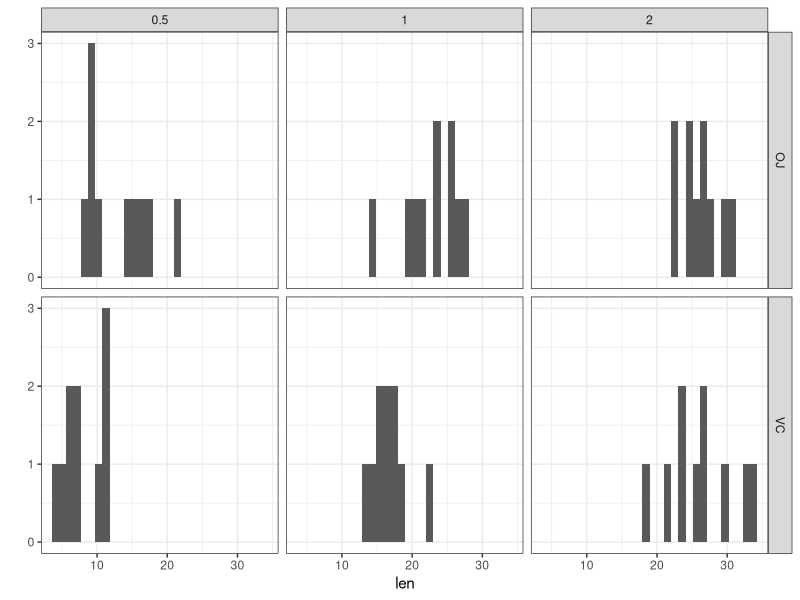
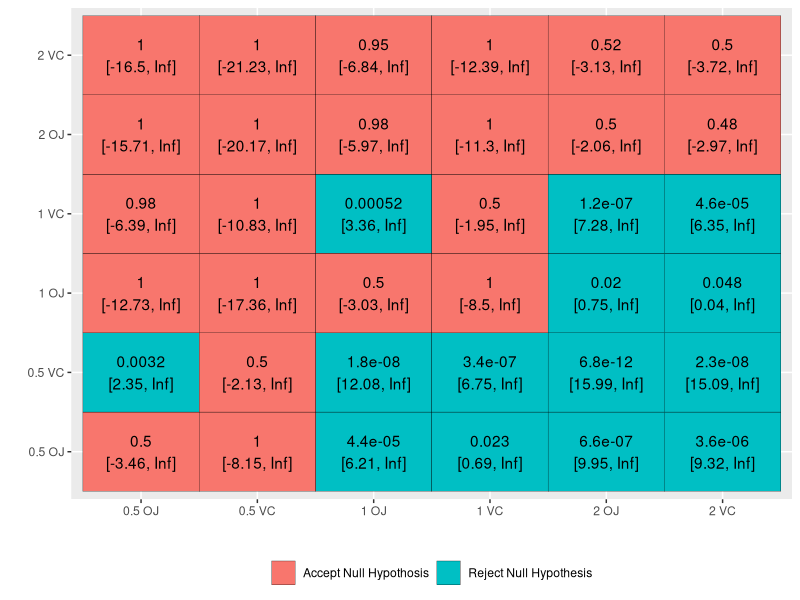

These charts were generated, in order, by the following R code:
## ---- chunk 1
library(knitr)
library(ggplot2)
library(dplyr)
library(datasets)
opts_chunk$set(message=FALSE, warning=FALSE, echo=TRUE, eval=TRUE)

pvalues <- data.frame(data_names=c(), p.value=c())
addPvalue <- function(pvalues, dataname, pvalue) rbind(pvalues, data.frame(data_names=dataname, p.value=pvalue))
## ---- chunk 2
kable(group_by(ToothGrowth, supp, dose) %>% 
          summarize(mean.length=mean(len), sd.length=round(sd(len), 2), min.length=min(len), max.length=max(len), observations=length(len)))
## ---- chunk 3
qplot(data=ToothGrowth, x=len) + facet_grid(supp~dose) + theme_bw()
## ---- chunk 4
brief_t.test <- function(x, y, d1, d2)
{
    results <- t.test(x, y, alternative="greater")
    pvalues <<- addPvalue(pvalues, paste(d1, "and", d2), results$p.value)
    print(paste("p-value =", results$p.value))
    print(paste("95% confidence interval: ", results$conf.int[1], "to", results$conf.int[2]))
}
## ---- chunk 5
lengths_0.5 <- filter(ToothGrowth, dose == 0.5)$len
lengths_1.0 <- filter(ToothGrowth, dose == 1.0)$len
lengths_2.0 <- filter(ToothGrowth, dose == 2.0)$len
## ---- chunk 6
brief_t.test(lengths_1.0, lengths_0.5, "1.0", "0.5")
## ---- chunk 7
brief_t.test(lengths_2.0, lengths_0.5, "2.0", "0.5")
## ---- chunk 8
brief_t.test(lengths_2.0, lengths_1.0, "2.0", "1.0")
## ---- chunk 9
lengths_OJ <- filter(ToothGrowth, supp == "OJ")$len
lengths_VC <- filter(ToothGrowth, supp == "VC")$len
## ---- chunk 10
brief_t.test(lengths_OJ, lengths_VC, "OJ", "VC")
## ---- chunk 11
groupedLengths <- group_by(ToothGrowth, dose, supp) %>%
    do(lengths=.$len) %>%
    mutate(merge.col="merge.here")

df_t.test <- function(df)
{
    l1 <- df$lengths.x
    l2 <- df$lengths.y
    results <- t.test(l1[[1]], l2[[1]], alternative="greater")
    # Adds the global list of p-values
    pvalues <<- addPvalue(pvalues, paste(df$label.x[1], "and", df$label.y), results$p.value)
    data.frame(
        p.value=results$p.value, 
        lower=results$conf.int[1], 
        upper=results$conf.int[2],
	    result=paste(signif(results$p.value, 2), 
	             paste0("[", round(results$conf.int[1], 2), ", ", 
	                    round(results$conf.int[2], 2), "]" ), sep="\n"))
}

t.tests <- merge(groupedLengths, groupedLengths, by="merge.col") %>%
    mutate(label.x=paste(dose.x, supp.x), label.y=paste(dose.y, supp.y)) %>%
    group_by(label.x, label.y) %>%
    do(df_t.test(.)) %>%
    mutate(conclusion=ifelse(lower > 0 & p.value < 0.05, 
                             "Reject Null Hypothesis",
                             "Accept Null Hypothosis"))

ggplot(data=t.tests, aes(x=label.x, y=label.y)) + 
    geom_tile(aes(fill=conclusion), colour="black") + 
    geom_text(aes(label=result)) + 
    xlab("") + ylab("") + theme(legend.position="bottom", legend.title=element_blank())

## ---- chunk 12
pvalues$adjusted.p.value <- signif(p.adjust(pvalues$p.value, method="bonf"), 3)
pvalues$p.value <- signif(pvalues$p.value, 3)
kable(filter(pvalues, p.value < 0.05, adjusted.p.value < 0.05),
      caption="Significant adjusted p-value")
kable(filter(pvalues, p.value < 0.05, adjusted.p.value >= 0.05),
      caption="Significant p-value, Not significant adjusted p-value")
kable(filter(pvalues, p.value >= 0.05),
      caption="Not significant p-value")    
